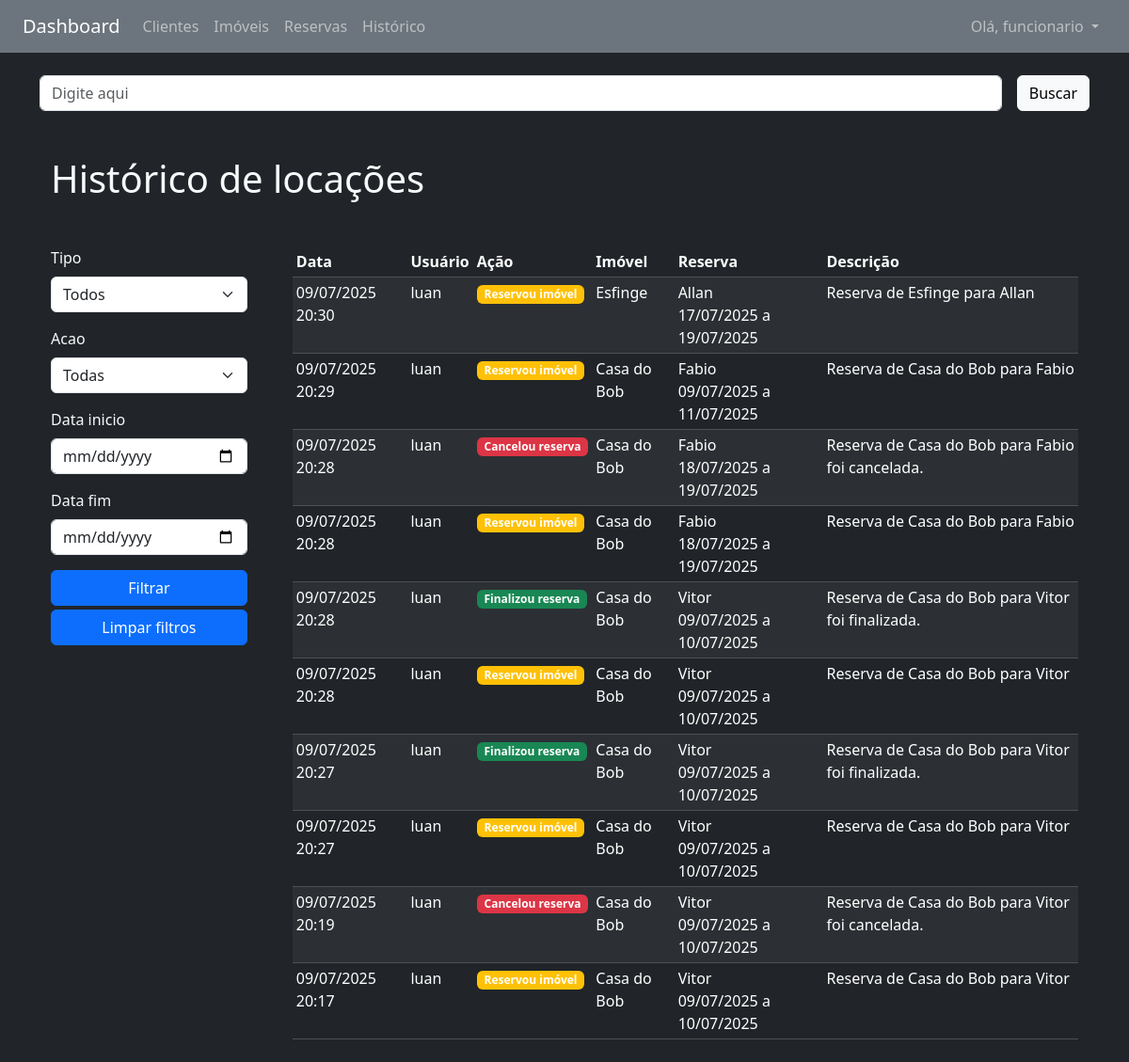
/historico-locacoes/ (signed in), run on the app's committed database.
### historico_locacoes/models.py (models this page shows, shortened)
class HistoricoAcao(models.Model):
    ACOES_CHOICES = [
        ('RESERVAR', 'Reservou imóvel'),
        ('FINALIZAR', 'Finalizou reserva'),
        ('CANCELAR', 'Cancelou reserva'),
    ]
    usuario = models.ForeignKey(User, on_delete=models.SET_NULL, null=True)
    imovel = models.ForeignKey(
        Imovel, on_delete=models.SET_NULL, null=True, blank=True)
    reserva = models.ForeignKey(
        Reserva, on_delete=models.SET_NULL, null=True, blank=True)
    acao = models.CharField(max_length=20, choices=ACOES_CHOICES)
    descricao = models.TextField(blank=True)
    data = models.DateTimeField(auto_now_add=True)

### imoveis/models.py (models this page shows, shortened)
class Imovel(models.Model):
    TIPO_CHOICES = [
        ('AP', 'Apartamento'),
        ('CA', 'Casa'),
        ('SC', 'Sala Comercial'),
    ]
    tipo = models.CharField(max_length=2, choices=TIPO_CHOICES)
    nome = models.CharField(max_length=100)
    endereco = models.CharField(max_length=255)
    preco = models.DecimalField(max_digits=10, decimal_places=2)
    qtyQuartos = models.IntegerField()
    foto = StdImageField(
        upload_to='fotos/imoveis',
        variations={'thumb': (150, 150), 'medium': (300, 300)},
        blank=True,
        null=True
    )
    disponibilidade = models.BooleanField(default=True)
    ativo = models.BooleanField(default=True)

### reservas/models.py (models this page shows, shortened)
class Reserva(models.Model):
    imovel = models.ForeignKey(Imovel, on_delete=models.RESTRICT)
    cliente = models.ForeignKey(Cliente, on_delete=models.RESTRICT)
    data_inicio = models.DateField()
    data_fim = models.DateField()
    ativo = models.BooleanField(default=True)

### clientes/models.py (models this page shows, shortened)
class Cliente(models.Model):
    nome = models.CharField(max_length=100)
    telefone = models.CharField(max_length=20)
    cpf = models.CharField(max_length=14, unique=True)
    data_nascimento = models.DateField(null=True, blank=True)
    ativo = models.BooleanField(default=True)
    def __str__(self):
        return self.nome

### historico_locacoes/views.py (the view, shortened to what this page needs)
# urls.py: path('', listar_historico, name='lista'),
@login_required
def listar_historico(request):
    form = HistoricoFiltroForm(request.GET or None)
    historico = HistoricoAcao.objects.all().select_related(
        'usuario', 'imovel', 'reserva').order_by('-data')
    return render(request, 'historico/lista.html', {'form': form, 'historico': historico})

### historico_locacoes/forms.py
class HistoricoFiltroForm(forms.Form):
    tipo = forms.ChoiceField(
        required=False,
        choices=[
            ('', 'Todos'),
            ('AP', 'Apartamento'),
            ('CA', 'Casa'),
            ('SC', 'Sala Comercial'),
        ]
    )
    acao = forms.ChoiceField(
        required=False,
        choices=[
            ('', 'Todas'),
            ('RESERVAR', 'Reservou imóvel'),
            ('FINALIZAR', 'Finalizou reserva'),
            ('CANCELAR', 'Cancelou reserva'),
        ]
    )
    data_inicio = forms.DateField(
        required=False, widget=forms.DateInput(attrs={'type': 'date'}))
    data_fim = forms.DateField(
        required=False, widget=forms.DateInput(attrs={'type': 'date'}))

### historico_locacoes/templates/historico/lista.html (shortened to what this page needs)
{% extends 'base.html' %}
{% load crispy_forms_tags %}
{% block content %}
{% include 'partials/_busca.html' %}
<div class="container-sm mt-5">
    <h1 class="h1">Histórico de locações</h1>
</div>
<div id="container" class="container-sm mt-5 d-flex gap-5">
    <aside id="filtro" class="w-25">
        <form method="get">
            {{ form|crispy }}
            <div class="d-flex flex-column gap-1">
                <button type="submit" class="btn btn-primary">Filtrar</button>
                <a href="{% url 'historico_locacoes:lista' %}" class="btn btn-primary">
                    Limpar filtros
                </a>
            </div>
        </form>
    </aside>
    <div class="table-responsive w-100">
        <table class="table table-dark table-striped table-sm mb-0">
            <thead>
                <tr>
                    <th>Data</th>
                    <th>Usuário</th>
                    <th>Ação</th>
                    <th>Imóvel</th>
                    <th>Reserva</th>
                    <th>Descrição</th>
                </tr>
            </thead>
            <tbody>
                {% for item in historico %}
                <tr>
                    <td>{{ item.data|date:"d/m/Y H:i" }}</td>
                    <td>{{ item.usuario }}</td>
                    <td>
                        {% if item.acao == "CANCELAR" %}
                        <strong class="badge bg-danger">{{ item.get_acao_display }}</strong>
                        {% endif %}
                        {% if item.acao == "FINALIZAR" %}
                        <strong class="badge bg-success">{{ item.get_acao_display }}</strong>
                        {% endif %}
                        {% if item.acao == "RESERVAR" %}
                        <strong class="badge bg-warning">{{ item.get_acao_display }}</strong>
                        {% endif %}
                    </td>
                    <td>
                        {% if item.imovel %}
                        {{ item.imovel.nome }}
                        {% endif %}
                    </td>
                    <td>
                        {% if item.reserva %}
                        {{ item.reserva.cliente }}<br>
                        {{ item.reserva.data_inicio|date:"d/m/Y" }} a {{ item.reserva.data_fim|date:"d/m/Y" }}
                        {% endif %}
                    </td>
                    <td>{{ item.descricao }}</td>
                </tr>
                {% empty %}
                <tr>
                    <td colspan="6">Nenhuma ação registrada.</td>
                </tr>
                {% endfor %}
            </tbody>
        </table>
    </div>
</div>
{% endblock %}

### core/templates/base.html (shortened to what this page needs)
<!DOCTYPE html>
<html lang="pt-br">
<head>
    <link href="https://cdn.jsdelivr.net/npm/bootstrap@5.3.6/dist/css/bootstrap.min.css" rel="stylesheet"
 />
</head>
<body class="bg-dark text-light">
    <nav class="navbar navbar-expand-lg navbar-dark bg-secondary px-4">
        <a class="navbar-brand" href="{% url 'core:index' %}">Dashboard</a>
        <div class="collapse navbar-collapse">
            <ul class="navbar-nav me-auto">
                <li class="nav-item">
                    <a class="nav-link" href="{% url 'clientes:lista' 'nome' %}">Clientes</a>
                </li>
                <li class="nav-item">
                    <a class="nav-link" href="{% url 'imoveis:lista' 'nome' %}">Imóveis</a>
                </li>
                <li class="nav-item">
                    <a class="nav-link" href="{% url 'reservas:lista' 'cliente' %}">Reservas</a>
                </li>
                <li class="nav-item">
                    <a class="nav-link" href="{% url 'historico_locacoes:lista' %}">Histórico</a>
                </li>
            </ul>
        </div>
        {% if user.is_authenticated %}
        <ul class="navbar-nav">
            <li class="nav-item dropdown">
                <a class="nav-link dropdown-toggle" href="#" id="userDropdown" role="button" data-bs-toggle="dropdown"
                    aria-expanded="false">
                    Olá, {{ user.username }}
                </a>
            </li>
        </ul>
        {% endif %}
    </nav>
    <main class="container py-4">
        {% include 'partials/_mensagem.html' %}
        {% block content %}{% endblock %}
    </main>
</body>
</html>

### data on the page
HistoricoAcao: data "09/07/2025 20:30", usuario "luan", acao "Reservou imóvel", imovel.nome "Esfinge", reserva.cliente "Allan", reserva.data_inicio "17/07/2025", reserva.data_fim "19/07/2025", descricao "Reserva de Esfinge para Allan"
HistoricoAcao: data "09/07/2025 20:29", usuario "luan", acao "Reservou imóvel", imovel.nome "Casa do Bob", reserva.cliente "Fabio", reserva.data_inicio "09/07/2025", reserva.data_fim "11/07/2025", descricao "Reserva de Casa do Bob para Fabio"
HistoricoAcao: data "09/07/2025 20:28", usuario "luan", acao "Cancelou reserva", imovel.nome "Casa do Bob", reserva.cliente "Fabio", reserva.data_inicio "18/07/2025", reserva.data_fim "19/07/2025", descricao "Reserva de Casa do Bob para Fabio foi cancelada."
HistoricoAcao: data "09/07/2025 20:28", usuario "luan", acao "Reservou imóvel", imovel.nome "Casa do Bob", reserva.cliente "Fabio", reserva.data_inicio "18/07/2025", reserva.data_fim "19/07/2025", descricao "Reserva de Casa do Bob para Fabio"
HistoricoAcao: data "09/07/2025 20:28", usuario "luan", acao "Finalizou reserva", imovel.nome "Casa do Bob", reserva.cliente "Vitor", reserva.data_inicio "09/07/2025", reserva.data_fim "10/07/2025", descricao "Reserva de Casa do Bob para Vitor foi finalizada."
HistoricoAcao: data "09/07/2025 20:28", usuario "luan", acao "Reservou imóvel", imovel.nome "Casa do Bob", reserva.cliente "Vitor", reserva.data_inicio "09/07/2025", reserva.data_fim "10/07/2025", descricao "Reserva de Casa do Bob para Vitor"
HistoricoAcao: data "09/07/2025 20:27", usuario "luan", acao "Finalizou reserva", imovel.nome "Casa do Bob", reserva.cliente "Vitor", reserva.data_inicio "09/07/2025", reserva.data_fim "10/07/2025", descricao "Reserva de Casa do Bob para Vitor foi finalizada."
HistoricoAcao: data "09/07/2025 20:27", usuario "luan", acao "Reservou imóvel", imovel.nome "Casa do Bob", reserva.cliente "Vitor", reserva.data_inicio "09/07/2025", reserva.data_fim "10/07/2025", descricao "Reserva de Casa do Bob para Vitor"
HistoricoAcao: data "09/07/2025 20:19", usuario "luan", acao "Cancelou reserva", imovel.nome "Casa do Bob", reserva.cliente "Vitor", reserva.data_inicio "09/07/2025", reserva.data_fim "10/07/2025", descricao "Reserva de Casa do Bob para Vitor foi cancelada."
HistoricoAcao: data "09/07/2025 20:17", usuario "luan", acao "Reservou imóvel", imovel.nome "Casa do Bob", reserva.cliente "Vitor", reserva.data_inicio "09/07/2025", reserva.data_fim "10/07/2025", descricao "Reserva de Casa do Bob para Vitor"

### other printed values
{{ user.username }} "funcionario"
